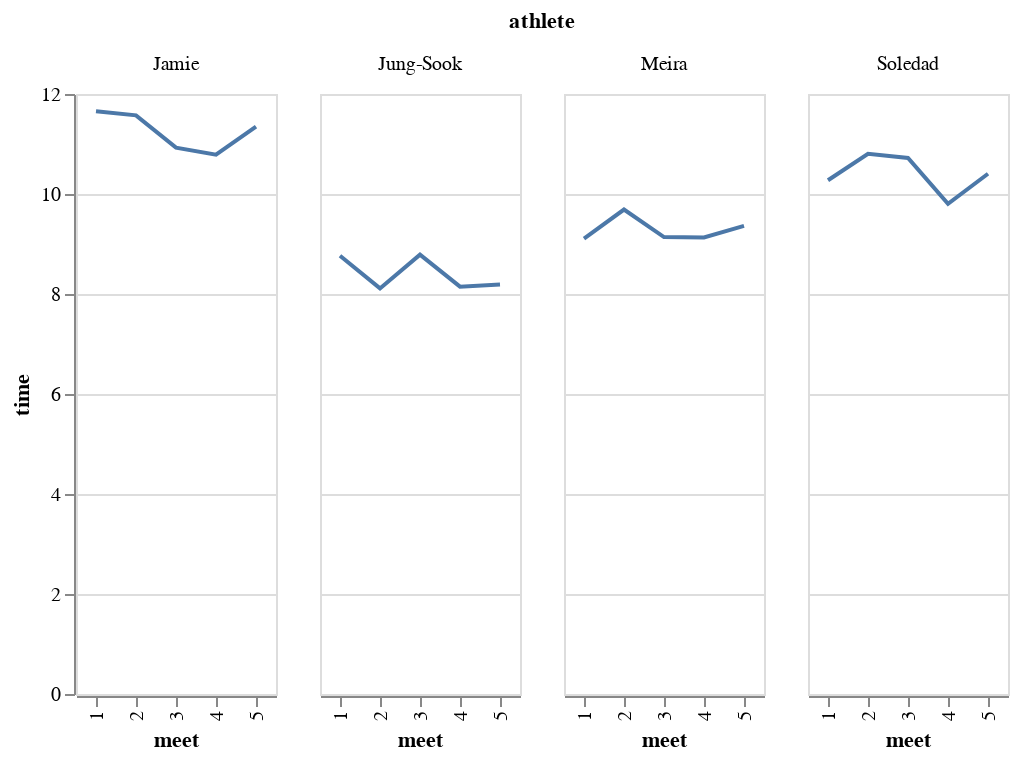

Notebook code cell kept with this figure:
### Code cell
chart = (alt.Chart(df)
           .mark_line()
           .encode(facet = "athlete",
                   x = "meet:O",
                   y = "time:Q"))
chart

### Figure 1 — Vega-Lite specification as saved in the notebook (floating-point values rounded to 4 significant figures)
{"config": {"view": {"continuousWidth": 400, "continuousHeight": 300}}, "data": {"name": "data-8387b6cfec8f0f69b7e2f33196ad6d27"}, "mark": "line", "encoding": {"facet": {"type": "nominal", "field": "athlete"}, "x": {"type": "ordinal", "field": "meet"}, "y": {"type": "quantitative", "field": "time"}}, "$schema": "https://vega.github.io/schema/vega-lite/v4.8.1.json", "datasets": {"data-8387b6cfec8f0f69b7e2f33196ad6d27": [{"athlete": "Soledad", "meet": 1, "time": 10.27, "image": "https://srush.github.io/BT-AI/image1.jpeg"}, {"athlete": "Soledad", "meet": 2, "time": 10.8, "image": "https://srush.github.io/BT-AI/image1.jpeg"}, {"athlete": "Soledad", "meet": 3, "time": 10.72, "image": "https://srush.github.io/BT-AI/image1.jpeg"}, {"athlete": "Soledad", "meet": 4, "time": 9.804, "image": "https://srush.github.io/BT-AI/image1.jpeg"}, {"athlete": "Soledad", "meet": 5, "time": 10.4, "image": "https://srush.github.io/BT-AI/image1.jpeg"}, {"athlete": "Jamie", "meet": 1, "time": 11.66, "image": "https://srush.github.io/BT-AI/image2.jpeg"}, {"athlete": "Jamie", "meet": 2, "time": 11.57, "image": "https://srush.github.io/BT-AI/image2.jpeg"}, {"athlete": "Jamie", "meet": 3, "time": 10.93, "image": "https://srush.github.io/BT-AI/image2.jpeg"}, {"athlete": "Jamie", "meet": 4, "time": 10.79, "image": "https://srush.github.io/BT-AI/image2.jpeg"}, {"athlete": "Jamie", "meet": 5, "time": 11.35, "image": "https://srush.github.io/BT-AI/image2.jpeg"}, {"athlete": "Meira", "meet": 1, "time": 9.109, "image": "https://srush.github.io/BT-AI/image3.jpeg"}, {"athlete": "Meira", "meet": 2, "time": 9.69, "image": "https://srush.github.io/BT-AI/image3.jpeg"}, {"athlete": "Meira", "meet": 3, "time": 9.14, "image": "https://srush.github.io/BT-AI/image3.jpeg"}, {"athlete": "Meira", "meet": 4, "time": 9.13, "image": "https://srush.github.io/BT-AI/image3.jpeg"}, {"athlete": "Meira", "meet": 5, "time": 9.361, "image": "https://srush.github.io/BT-AI/image3.jpeg"}, {"athlete": "Jung-Sook", "meet": 1, "time": 8.764, "image": "https://srush.github.io/BT-AI/image4.jpeg"}, {"athlete": "Jung-Sook", "meet": 2, "time": 8.112, "image": "https://srush.github.io/BT-AI/image4.jpeg"}, {"athlete": "Jung-Sook", "meet": 3, "time": 8.787, "image": "https://srush.github.io/BT-AI/image4.jpeg"}, {"athlete": "Jung-Sook", "meet": 4, "time": 8.148, "image": "https://srush.github.io/BT-AI/image4.jpeg"}, {"athlete": "Jung-Sook", "meet": 5, "time": 8.19, "image": "https://srush.github.io/BT-AI/image4.jpeg"}]}}
